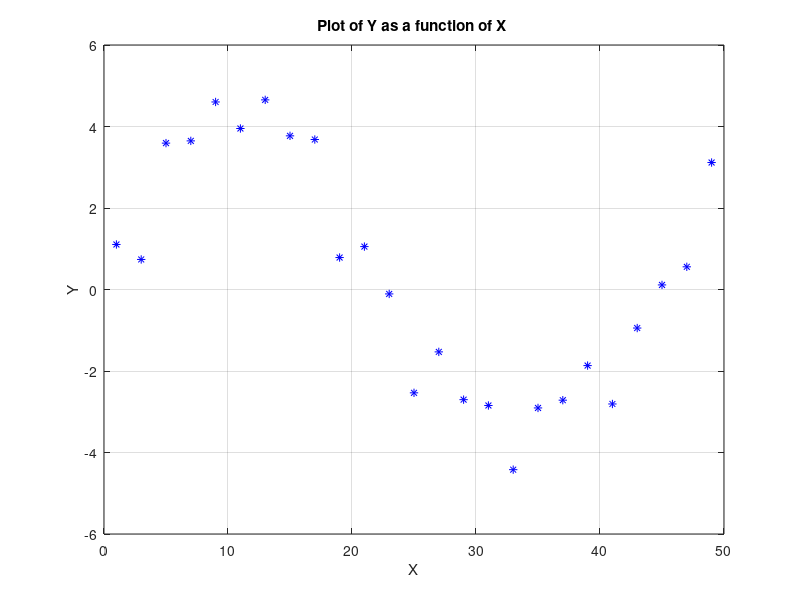
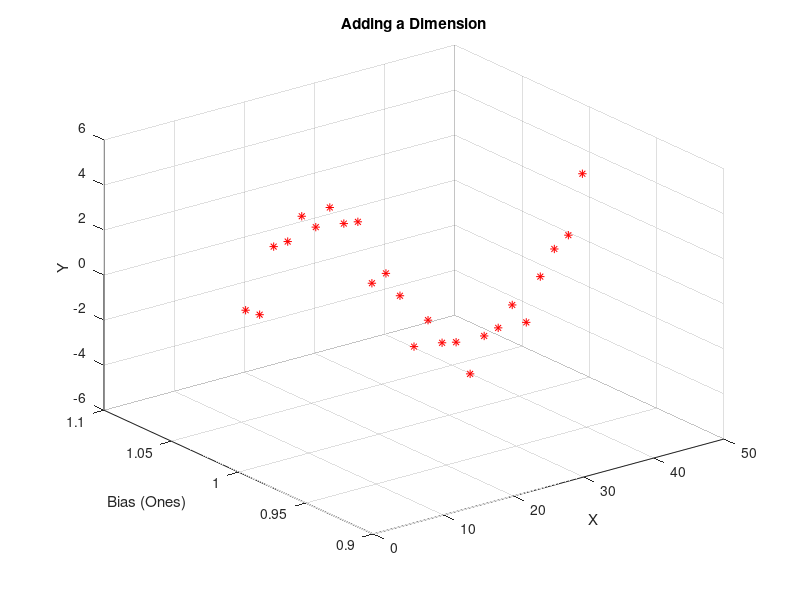

Recreate these plots in MATLAB, in order.
clc
clear all
close all 

% Load the .mat file
myVar = load('Data.mat');
data = myVar.data;

% Separate x and y values from the data matrix
x = data(1, :); % First row for x values
y = data(2, :); % Second row for y values

% Add a new dimension (a column of ones) to the x data
x_new = [x; ones(1, length(x))]; % Add a row of ones

% Plot the original data
figure;
plot(x, y, 'b*');
xlabel('X');
ylabel('Y');
title('Plot of Y as a function of X ');
grid on;

% Save the original plot
saveas(gcf, 'originalPlot.png');

% Plot the modified x data (with an extra column of ones) against y
figure;
plot3(x_new(1,:), x_new(2,:), y, 'r*'); % 3D plot: x, 1s, y
xlabel('X');
ylabel('Bias (Ones)');
zlabel('Y');
title('Adding a Dimension');
grid on;

% Save the modified plot
saveas(gcf, 'modifiedPlot_withBias.png');
